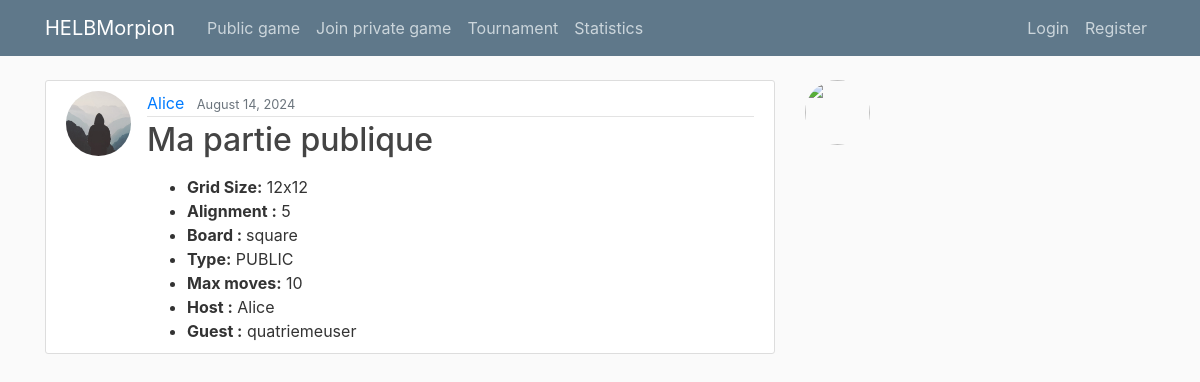
The app's page /post/104/ with its own data.
### blog/models.py (models this page shows, shortened)
class Post(models.Model):
    PUBLIC = 'PUBLIC'
    PRIVATE = 'PRIVATE'
    TYPE_CHOICES = [
        (PUBLIC, 'PUBLIC'),
        (PRIVATE, 'PRIVATE'),
    ]
    title = models.CharField(max_length=100)
    size = models.PositiveIntegerField(default=0)
    alignmentToWin = models.PositiveIntegerField(default=0)
    type = models.CharField(max_length=10, choices=TYPE_CHOICES, default=PUBLIC)
    max_moves = models.PositiveIntegerField(default=0)
    board = models.JSONField(default=list)
    access_code = models.CharField(max_length=10, blank=True, unique=True)
    date_posted = models.DateTimeField(default=timezone.now)
    author = models.ForeignKey(User, on_delete=models.CASCADE, related_name='created_game')
    player2 = models.ForeignKey(User, related_name='joined_game', null=True, blank=True, on_delete=models.CASCADE)
    player3 = models.ForeignKey(User, related_name='joined_game_3', null=True, blank=True, on_delete=models.CASCADE)
    player4 = models.ForeignKey(User, related_name='joined_game_4', null=True, blank=True, on_delete=models.CASCADE)
    current_player = models.CharField(max_length=100, null=True, blank=True)
    winner_player = models.ForeignKey(User, related_name='winner', null=True, blank=True, on_delete=models.CASCADE)
    loser_player = models.ForeignKey(User, related_name='loser', null=True, blank=True, on_delete=models.CASCADE)
    losers = models.ManyToManyField(User, related_name='losers', blank=True)  # Ajouté pour les tournois
    draw = models.BooleanField(default=False)
    surrender = models.BooleanField(default=False)
    gameOver = models.BooleanField(default=False)
    moves_played = models.PositiveIntegerField(default=0)
    tournament = models.ForeignKey(Tournament, related_name='games', null=True, blank=True, on_delete=models.CASCADE)

### users/models.py (models this page shows, shortened)
class Profile(models.Model):
    user = models.OneToOneField(User, on_delete=models.CASCADE)
    image = models.ImageField(default='default.jpg', upload_to='profile_pics')
    symbol = models.ImageField(default='cercle.jpg', upload_to='symbols')
    scores = models.TextField(default='{}')  # Utilisez TextField pour stocker les scores JSON

### blog/views.py (the view)
# urls.py: path('post/<int:pk>/', PostDetailView.as_view(), name='post-detail'),
class PostDetailView(DetailView):
    model = Post

### blog/templates/blog/post_detail.html (shortened to what this page needs)
{% extends "blog/base.html" %}
{% block content %}
  <article class="media content-section">
    <img class="rounded-circle article-img" src="{{ object.author.profile.image.url }}">
    <div class="media-body">
      <div class="article-metadata">
        <a class="mr-2" href="#">{{ object.author }}</a>
        <small class="text-muted">{{ object.date_posted|date:"F d, Y" }}</small>
      </div>
      <h2 class="article-title">{{ object.title }}</h2>
      <ul class="article-details">
        <li><strong>Grid Size:</strong> {{ object.size }}x{{ object.size }}</li>
        <li><strong>Alignment :</strong> {{ object.alignmentToWin }}</li>
        <li><strong>Board : </strong>square</li>
        <li><strong>Type:</strong> {{ object.type }}</li>
        <li><strong>Max moves:</strong> {{ object.max_moves }}</li>
        <li><strong>Host :</strong> {{ object.author }}</li>
        {% if post.player2 %}
          <li><strong>Guest :</strong> {{ post.player2 }}</li>
        {% else %}
          <li><strong>Guest :</strong></li>
        {% endif %}
      </ul>
    </div>
  </article>
{% endblock content %}

### blog/static/blog/main.css (style rules this page uses)
body { background: #fafafa; color: #333333; margin-top: 5rem; }
h1, h2, h3, h4, h5, h6 { color: #444444; }
ul { margin: 0; }
.content-section { background: #ffffff; padding: 10px 20px; border: 1px solid #dddddd; border-radius: 3px; margin-bottom: 20px; }
.article-title { color: #444444; }
.article-img { height: 65px; width: 65px; margin-right: 16px; }
.article-metadata { padding-bottom: 1px; margin-bottom: 4px; border-bottom: 1px solid #e3e3e3 }

### records on screen
Post: author.profile.image (placeholder picture), author "Alice", date_posted "August 14, 2024", title "Ma partie publique", size "12", alignmentToWin "5", type "PUBLIC", max_moves "10", player2 "quatriemeuser"
